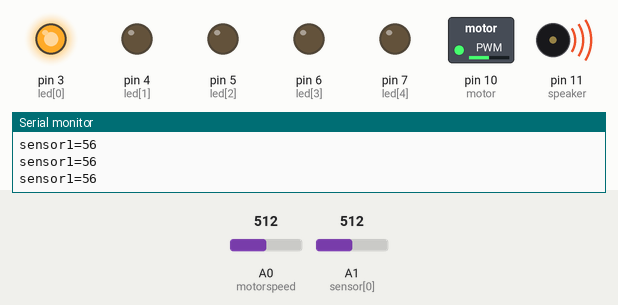
This sketch was run on a simulated Arduino Uno, built with avr-gcc and run on an emulated ATmega328P. Parts: switched loads named in the sketch (green lamp = pin HIGH), output pins drawn as LEDs (lit = HIGH), buzzer (waves = sounding), the last lines printed to the serial monitor. The test bench sets the inputs (shaded band); at power-on: A1 (sensor[0]) = 512, A0 (motorspeed) = 512.

Above: at 1.26 s.
1.3 s: A1 (sensor[0]) set to 295
4.3 s: A1 (sensor[0]) set to 265
At 5.6 s:
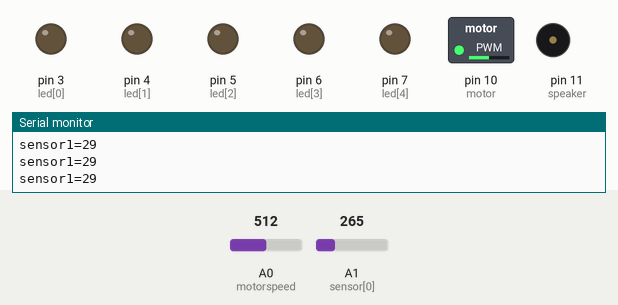
6.0 s: A0 (motorspeed) set to 716
At 6.5 s:
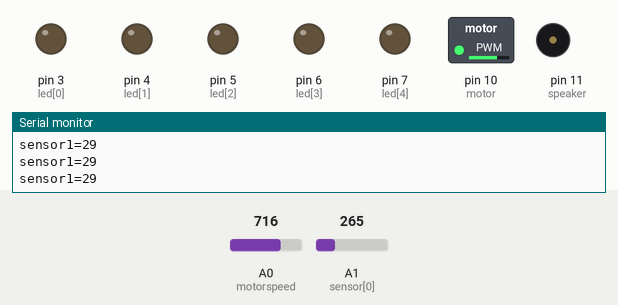
7.5 s: A0 (motorspeed) set to 900
At 8.6 s:
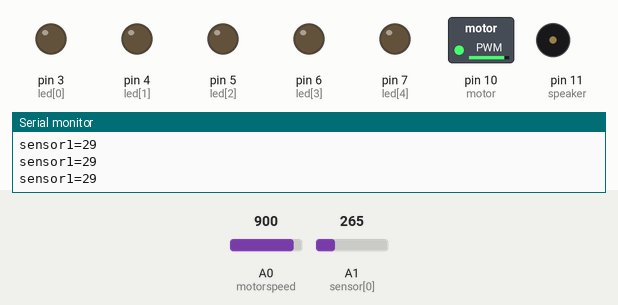
9.0 s: A1 (sensor[0]) set to 306
At 9.17 s:
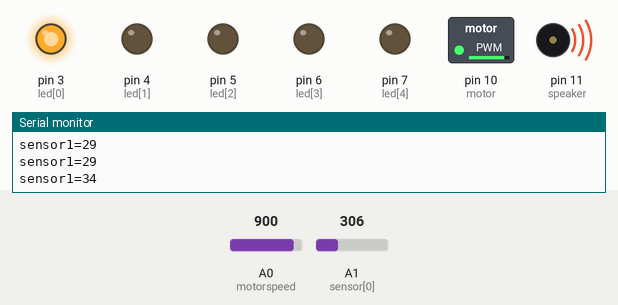
12.0 s: A0 (motorspeed) set to 122
At 12.37 s:
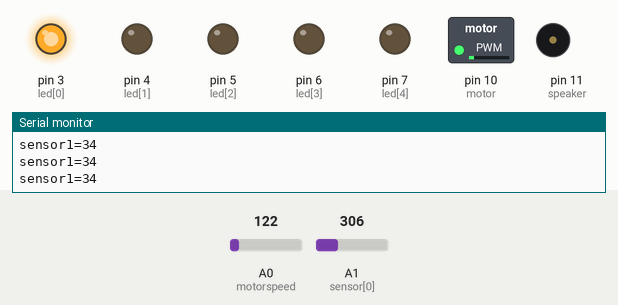
Timing chart, 0 to 16.0 s (numbered marks = the images above; inputs shaded):
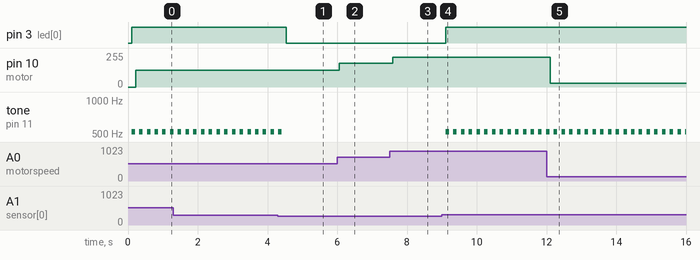

The sketch:

music.ino
```cpp
/*
宮、商、角、徵、羽
do, re, mi, so, la
 1 , 2 , 3 , 5 , 6
低261,293,329,391,440
中523,587,659,783,880
高1046,1174,1318,1567,1760
*/
int motorspeed = A0;//馬達調速器
int sensor[] = {A1,A2,A3,A4,A5};//紅外線感應器
int led[] = {3,4,5,6,7};//LED
int speaker = 11;//喇叭
int motor = 10;//馬達
int val[]={1,2,3,4,5};//紅外線感應器值
int base=30;//基礎值
int time=100;

void setup()
{
 Serial.begin(9600);
 for(int x=0;x<5;x++)
 {
   pinMode(led[x],OUTPUT);
 }
 pinMode(speaker,OUTPUT);
 pinMode(motor,OUTPUT);
}

void loop()
{
 for(int pin=0;pin<1;pin++)
 {
  for(int i=0;i<10;i++)//抓10次平均
  {
    val[pin]=analogRead(sensor[pin]);//讀值
    val[pin]=val[pin]/i;
  }
  Serial.print("sensor");
  Serial.print((pin+1));
  Serial.print("=");
  Serial.println(val[pin]);
  delay(100);
  if(val[pin]>base)//sensor讀值大於基礎值時執行
  {
   switch(pin)
   {
    case 0:
     digitalWrite(led[pin],HIGH);
     tone(speaker,523);//宮523
     delay(time);
     noTone(speaker);
     delay(time/5);
     break;
    case 1:
     digitalWrite(led[pin],HIGH);
     tone(speaker,587);//商587
     delay(time);
     noTone(speaker);
     delay(time/5);
     break;
    case 2:
     digitalWrite(led[pin],HIGH);
     tone(speaker,659);//角659
     delay(time);
     noTone(speaker);
     delay(time/5);
     break;
    case 3:
     digitalWrite(led[pin],HIGH);
     tone(speaker,1567);//徵1567
     delay(time);
     noTone(speaker);
     delay(time/5);
     break;
    case 4:
     digitalWrite(led[pin],HIGH);
     tone(speaker,1760);//羽1760
     delay(time);
     noTone(speaker);
     delay(time/5);
     break;
    default:
     digitalWrite(led[pin],LOW);
     noTone(speaker);
   }
  }
  else
  {
    digitalWrite(led[pin],LOW);
  }
 }

/*馬達調速*/
 int speedval=analogRead(motorspeed);
 analogWrite(motor,map(speedval,0,1023,0,255));
}
```

Measured:
- the behaviour switches between 279 and 278 on A1 (sensor[0]) (found by bisection; images 0 and 1)
- after the input at 4.3 s, pin 3 (led[0]): HIGH → LOW after 0.24 s; tone on pin 11 (speaker): goes on until 4.4 s, then stays silent
- after the input at 6.0 s, pin 10 (motor): 127/255 → 178/255 after 0.06 s
- after the input at 7.5 s, pin 10 (motor): 178/255 → 224/255 after 0.09 s
- after the input at 9.0 s, pin 3 (led[0]): LOW → HIGH after 0.11 s; tone on pin 11 (speaker): alternates 523 Hz for 0.10 s and silent for 0.12 s, starting after 0.11 s
- after the input at 12.0 s, pin 10 (motor): 224/255 → 30/255 after 0.11 s
- by itself, tone on pin 11 (speaker): alternates 523 Hz for 0.10 s and silent for 0.12 s
